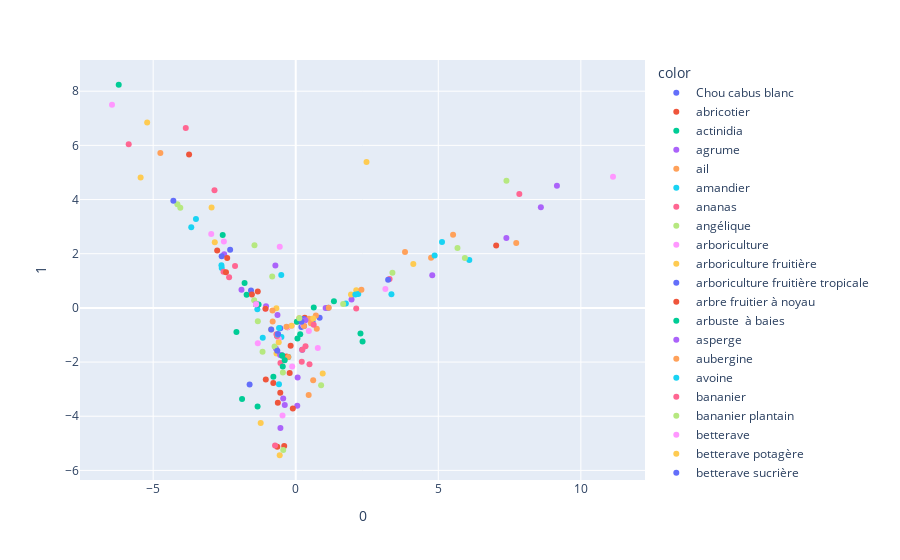

The notebook cell this image was saved under:
### Code cell
pca = PCA(n_components=40)
components = pca.fit_transform(bm25)
fig = px.scatter(components, x=0, y=1, color = bm25.index )

fig.show()
